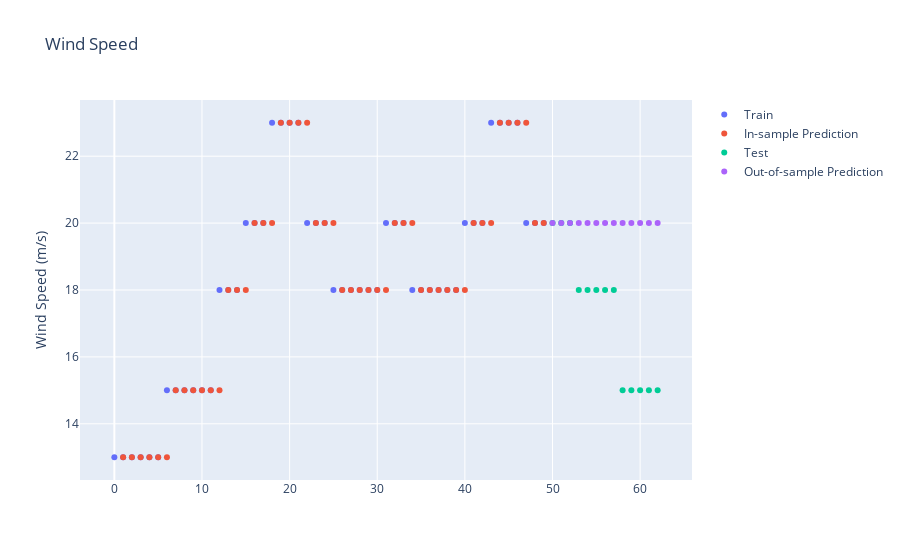

Notebook source saved alongside this figure:
### Code cell
wind_speed_pred = cast(pl.Series, df_sample.select("wind_speed"))
model_w, train_w, test_w = create_model(wind_speed_pred)
fig_w = plot_sample_1d(model_w, train_w, test_w)
fig_w.update_layout(
    title="Wind Speed",
    yaxis_title="Wind Speed (m/s)",
)
fig_w.show()

### Figure 1 — Plotly figure (JSON) as saved in the notebook; plotly's stock layout.template omitted (floating-point values rounded to 4 significant figures)
{"data": [{"mode": "markers", "name": "Train", "type": "scatter", "x": [0, 1, 2, 3, 4, 5, 6, 7, 8, 9, 10, 11, 12, 13, 14, 15, 16, 17, 18, 19, 20, 21, 22, 23, 24, 25, 26, 27, 28, 29, 30, 31, 32, 33, 34, 35, 36, 37, 38, 39, 40, 41, 42, 43, 44, 45, 46, 47, 48, 49], "y": [13, 13, 13, 13, 13, 13, 15, 15, 15, 15, 15, 15, 18, 18, 18, 20, 20, 20, 23, 23, 23, 23, 20, 20, 20, 18, 18, 18, 18, 18, 18, 20, 20, 20, 18, 18, 18, 18, 18, 18, 20, 20, 20, 23, 23, 23, 23, 20, 20, 20]}, {"mode": "markers", "name": "In-sample Prediction", "type": "scatter", "x": [1, 2, 3, 4, 5, 6, 7, 8, 9, 10, 11, 12, 13, 14, 15, 16, 17, 18, 19, 20, 21, 22, 23, 24, 25, 26, 27, 28, 29, 30, 31, 32, 33, 34, 35, 36, 37, 38, 39, 40, 41, 42, 43, 44, 45, 46, 47, 48, 49], "y": [13, 13, 13, 13, 13, 13, 15, 15, 15, 15, 15, 15, 18, 18, 18, 20, 20, 20, 23, 23, 23, 23, 20, 20, 20, 18, 18, 18, 18, 18, 18, 20, 20, 20, 18, 18, 18, 18, 18, 18, 20, 20, 20, 23, 23, 23, 23, 20, 20]}, {"mode": "markers", "name": "Test", "type": "scatter", "x": [50, 51, 52, 53, 54, 55, 56, 57, 58, 59, 60, 61, 62], "y": [20, 20, 20, 18, 18, 18, 18, 18, 15, 15, 15, 15, 15]}, {"mode": "markers", "name": "Out-of-sample Prediction", "type": "scatter", "x": [50, 51, 52, 53, 54, 55, 56, 57, 58, 59, 60, 61, 62], "y": [20, 20, 20, 20, 20, 20, 20, 20, 20, 20, 20, 20, 20]}], "layout": {"title": {"text": "Wind Speed"}, "yaxis": {"title": {"text": "Wind Speed (m/s)"}}}}
